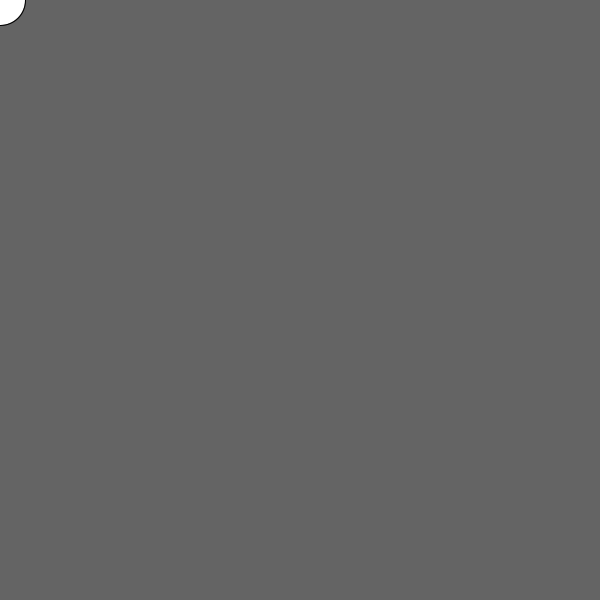
Frame 1 (no input)
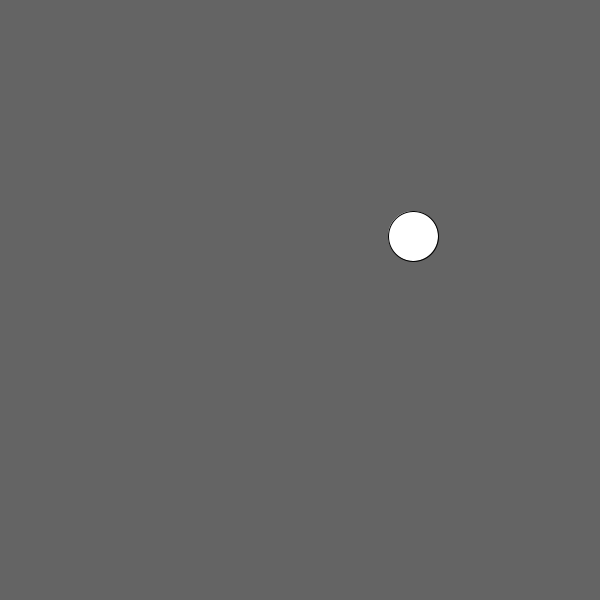
Frame 60 (the mouse pressed at the canvas centre just before this capture)
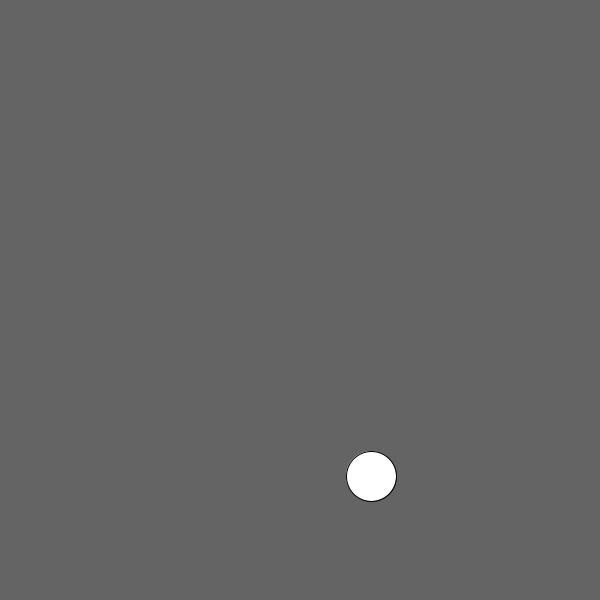
Frame 120 (the mouse held since frame 60 and released just before this capture)

The Processing sketch that drew these frames (run headless with seeded random() and noise(); from frame 60 on, the mouse is pressed at the canvas centre):

// Processing sketch: Bouncing_Ball_David_intro_cs
// ── Bouncing_Ball_David_intro_cs.pde
int x = 0;
int y = 0;

int dx = 7;
int dy = 4;

void setup() {
  size(600,600);
}

void  draw() {
  background(100);
  circle (x, y,  50);
  x = x + dx;
  y = y + dy;
  
  
 if (x >= 600) { 
  dx = -dx;
}
if (x == 0) {
  //dx = dx + 3;
  dx = 7;
} 
if (y >= 600) {
  dy = -dy;
}
if (y == 0) {
  dy = 4;  
}  
}
